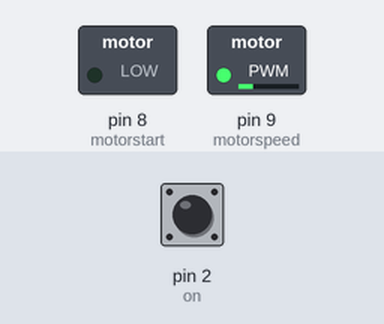
Recording of a sketch running on a simulated Arduino Uno, built with avr-gcc and run on an emulated ATmega328P. On the bench: switched loads named in the sketch (green lamp = pin HIGH). The test bench sets the inputs (shaded band); at power-on: pin 2 (on) HIGH.

Above: at 1.2 s.
1.3 s: pin 2 (on) pulled LOW for 0.15 s
At 2.2 s:
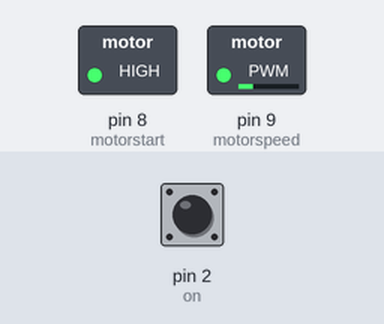
Timing chart, 0 to 4.3 s (numbered marks = the images above; inputs shaded):
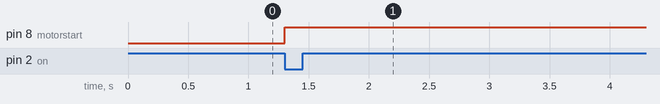

Measured:
- after the input at 1.3 s, pin 8 (motorstart): LOW → HIGH at once

The sketch:

limitswitch_emulation.ino
```cpp
#define on 2
#define limitsw 5
#define motorstart 8
#define motorspeed 9

volatile byte motorstop = 0;

void setup() {
  pinMode(on, INPUT_PULLUP);
  pinMode(limitsw, INPUT_PULLUP);
  pinMode(motorstart, OUTPUT);
  pinMode(motorspeed, OUTPUT);
  analogWrite(motorspeed, 60);
  attachInterrupt(digitalPinToInterrupt(limitsw), limitsw_ISR, FALLING);
}

void loop() {
  if (digitalRead(on) == 0) {
    digitalWrite(motorstart,HIGH);
  }

  if (motorstop == 1) {
    digitalWrite(motorstart,LOW);
    motorstop = 0;
  }

}

void limitsw_ISR() {
  motorstop = 1;
}
```
